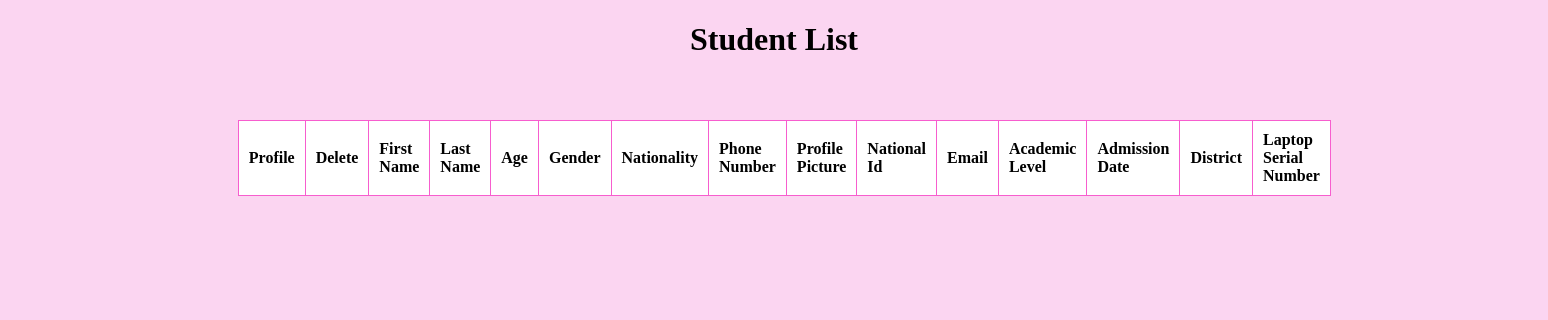
The app's page /student/list/, older data.
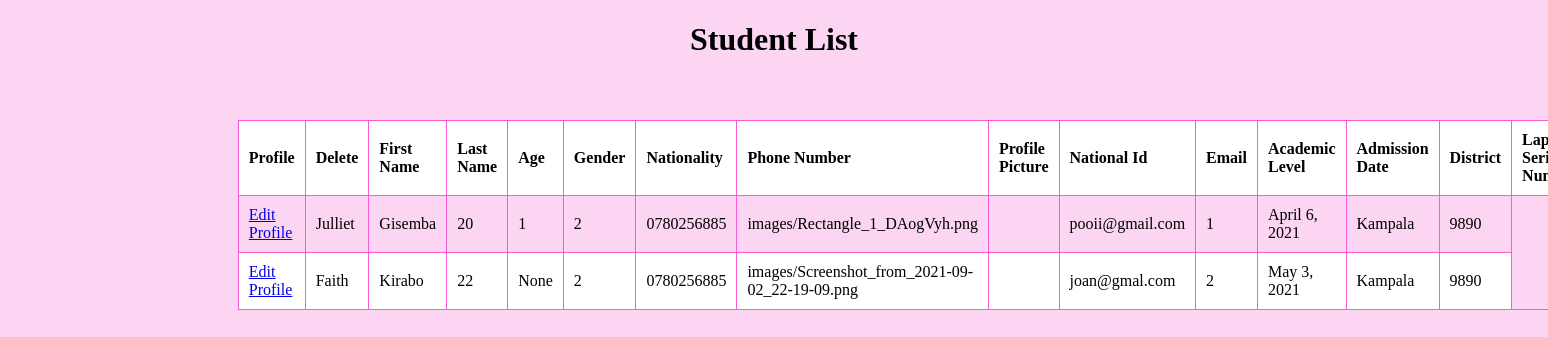
The same page, newer data.
### student/models.py (models this page shows)
class StudentDetails(models.Model):
    first_name=models.CharField(max_length=12, blank=True, null=True)
    last_name=models.CharField(max_length=12, blank=True, null=True)
    gender_choice=(
        ('1','Female'),
        ('2','Male'),
        ('3','Binary')
    )
    gender=models.CharField(max_length=8,choices=gender_choice, blank=True, null=True)
    age=models.PositiveSmallIntegerField( blank=True, null=True)
    phone_number=models.CharField(max_length=10, blank=True, null=True)
    nationality_choice=(
        ('1','Rwandan'),
        ('2','Kenyan'),
        ('3','Ugandan'),
        ('4','SouthSudanese'),
        ('5','Sudanes')
    )
    nationality=models.CharField(max_length=15,choices=nationality_choice, blank=True, null=True)
    natioinal_id=models.CharField(max_length=20, blank=True, null=True)
    email_address=models.CharField( max_length=20,blank=True, null=True)
    academic_qualification_choice=(
        ('1' ,'Bachelors'),
        ('2','Diploma'),
        ('3' ,'Certificate'),
        ('4','High School Diploma')
    )
    academic_level=models.CharField(max_length=20,choices=academic_qualification_choice, blank=True, null=True)
    admission_date=models.DateField( blank=True, null=True)
    academic_documents=models.FileField(upload_to="files/", blank=True, null=True)
    medical_form=models.FileField(upload_to="files/", blank=True, null=True)
    profile_pic=models.ImageField(upload_to="images/", null=True)
    district=models.CharField(max_length=12, blank=True, null=True)
    laptop_serial_number=models.CharField(max_length=6,null=True,blank=True)

### student/views.py (the view)
# urls.py: path("list/",student_list,name="student_list"),
def student_list(request):
    students=StudentDetails.objects.all()
    return render(request,"student_list.html",{"students" :students})

### student/templates/student_list.html (shortened to what this page needs)
<!DOCTYPE html>
<html lang="en">
<head>
</head>
<body>
   <center><h1>Student List</h1></center>
    <table>
        <tr>
            <th>Profile</th>
            <th>Delete</th>
            <th>First Name</th>
            <th>Last Name</th>
            <th>Age</th>
            <th>Gender</th>
            <th>Nationality</th>
            <th>Phone Number</th>
            <th>Profile Picture</th>
            <th>National Id</th>
            <th>Email</th>
            <th>Academic Level</th>
            <th>Admission Date</th>
            <th>District</th>
            <th>Laptop Serial Number</th>
        </tr>
        {%for student in students%}
        <tr>
            <td> <a href="href={%url 'edit_profile' id=student.id%}">Edit Profile</a> </td>
            <td>{{student.first_name}}</td>
            <td>{{student.last_name}}</td>
            <td>{{student.age}}</td>
            <td>{{student.gender}}</td>
            <td>{{student.nationality}}</td>
            <td>{{student.phone_number}}</td>
            <td>{{student.profile_pic}}</td>
            <td>{{student.national_id}}</td>
            <td>{{student.email_address}}</td>
            <td>{{student.academic_level}}</td>
            <td>{{student.admission_date}}</td>
            <td>{{student.district}}</td>
            <td>{{student.laptop_serial_number}}</td>
        </tr>
        {%endfor%}
    </table>
</body>
</html>

Row changes from the older to the newer data that the page shows:
added StudentDetails: first_name "Julliet", last_name "Gisemba", age "20", gender "1", nationality "2", phone_number "0780256885", profile_pic "images/Rectangle_1_DAogVyh.png", email_address "pooii@gmail.com", academic_level "1", admission_date "April 6, 2021", district "Kampala", laptop_serial_number "9890"
added StudentDetails: first_name "Faith", last_name "Kirabo", age "22", gender "None", nationality "2", phone_number "0780256885", profile_pic "images/Screenshot_from_2021-09-02_22-19-09.png", email_address "joan@gmal.com", academic_level "2", admission_date "May 3, 2021", district "Kampala", laptop_serial_number "9890"
